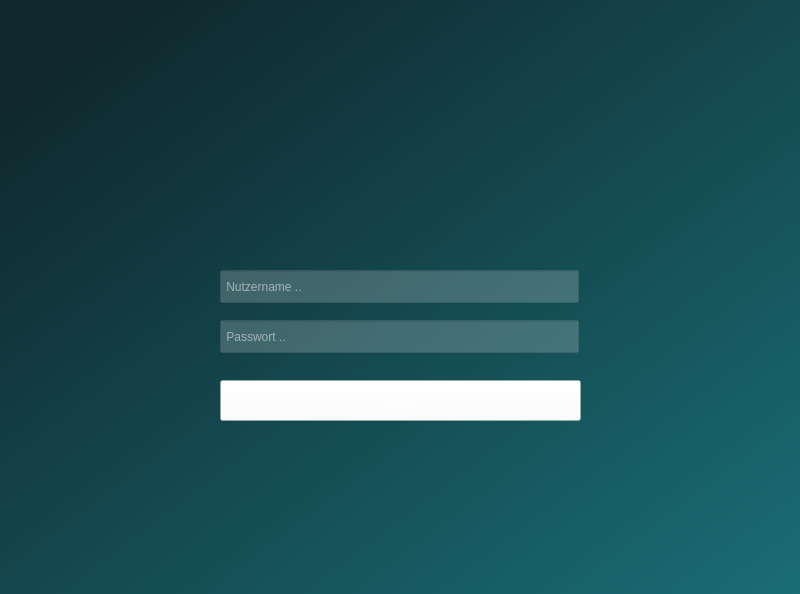
<?xml version="1.0" encoding="UTF-8"?>
<ui version="4.0">
 <class>MainWindow</class>
 <widget class="QMainWindow" name="MainWindow">
  <property name="geometry">
   <rect>
    <x>0</x>
    <y>0</y>
    <width>800</width>
    <height>594</height>
   </rect>
  </property>
  <property name="minimumSize">
   <size>
    <width>800</width>
    <height>594</height>
   </size>
  </property>
  <property name="maximumSize">
   <size>
    <width>800</width>
    <height>594</height>
   </size>
  </property>
  <property name="palette">
   <palette>
    <active>
     <colorrole role="WindowText">
      <brush brushstyle="SolidPattern">
       <color alpha="255">
        <red>0</red>
        <green>0</green>
        <blue>0</blue>
       </color>
      </brush>
     </colorrole>
     <colorrole role="Button">
      <brush brushstyle="LinearGradientPattern">
       <gradient startx="0.091090900000000" starty="0.108000000000000" endx="1.000000000000000" endy="1.000000000000000" type="LinearGradient" spread="PadSpread" coordinatemode="ObjectBoundingMode">
        <gradientstop position="0.000000000000000">
         <color alpha="255">
          <red>15</red>
          <green>41</green>
          <blue>46</blue>
         </color>
        </gradientstop>
        <gradientstop position="1.000000000000000">
         <color alpha="255">
          <red>26</red>
          <green>109</green>
          <blue>117</blue>
         </color>
        </gradientstop>
       </gradient>
      </brush>
     </colorrole>
     <colorrole role="Light">
      <brush brushstyle="SolidPattern">
       <color alpha="255">
        <red>21</red>
        <green>182</green>
        <blue>197</blue>
       </color>
      </brush>
     </colorrole>
     <colorrole role="Midlight">
      <brush brushstyle="SolidPattern">
       <color alpha="255">
        <red>17</red>
        <green>151</green>
        <blue>164</blue>
       </color>
      </brush>
     </colorrole>
     <colorrole role="Dark">
      <brush brushstyle="SolidPattern">
       <color alpha="255">
        <red>7</red>
        <green>60</green>
        <blue>65</blue>
       </color>
      </brush>
     </colorrole>
     <colorrole role="Mid">
      <brush brushstyle="SolidPattern">
       <color alpha="255">
        <red>9</red>
        <green>80</green>
        <blue>87</blue>
       </color>
      </brush>
     </colorrole>
     <colorrole role="Text">
      <brush brushstyle="SolidPattern">
       <color alpha="255">
        <red>0</red>
        <green>0</green>
        <blue>0</blue>
       </color>
      </brush>
     </colorrole>
     <colorrole role="BrightText">
      <brush brushstyle="SolidPattern">
       <color alpha="255">
        <red>255</red>
        <green>255</green>
        <blue>255</blue>
       </color>
      </brush>
     </colorrole>
     <colorrole role="ButtonText">
      <brush brushstyle="SolidPattern">
       <color alpha="255">
        <red>0</red>
        <green>0</green>
        <blue>0</blue>
       </color>
      </brush>
     </colorrole>
     <colorrole role="Base">
      <brush brushstyle="LinearGradientPattern">
       <gradient startx="0.091090900000000" starty="0.108000000000000" endx="1.000000000000000" endy="1.000000000000000" type="LinearGradient" spread="PadSpread" coordinatemode="ObjectBoundingMode">
        <gradientstop position="0.000000000000000">
         <color alpha="255">
          <red>15</red>
          <green>41</green>
          <blue>46</blue>
         </color>
        </gradientstop>
        <gradientstop position="1.000000000000000">
         <color alpha="255">
          <red>26</red>
          <green>109</green>
          <blue>117</blue>
         </color>
        </gradientstop>
       </gradient>
      </brush>
     </colorrole>
     <colorrole role="Window">
      <brush brushstyle="LinearGradientPattern">
       <gradient startx="0.091090900000000" starty="0.108000000000000" endx="1.000000000000000" endy="1.000000000000000" type="LinearGradient" spread="PadSpread" coordinatemode="ObjectBoundingMode">
        <gradientstop position="0.000000000000000">
         <color alpha="255">
          <red>15</red>
          <green>41</green>
          <blue>46</blue>
         </color>
        </gradientstop>
        <gradientstop position="1.000000000000000">
         <color alpha="255">
          <red>26</red>
          <green>109</green>
          <blue>117</blue>
         </color>
        </gradientstop>
       </gradient>
      </brush>
     </colorrole>
     <colorrole role="Shadow">
      <brush brushstyle="SolidPattern">
       <color alpha="255">
        <red>0</red>
        <green>0</green>
        <blue>0</blue>
       </color>
      </brush>
     </colorrole>
     <colorrole role="AlternateBase">
      <brush brushstyle="SolidPattern">
       <color alpha="255">
        <red>134</red>
        <green>188</green>
        <blue>193</blue>
       </color>
      </brush>
     </colorrole>
     <colorrole role="ToolTipBase">
      <brush brushstyle="SolidPattern">
       <color alpha="100">
        <red>0</red>
        <green>0</green>
        <blue>0</blue>
       </color>
      </brush>
     </colorrole>
     <colorrole role="ToolTipText">
      <brush brushstyle="SolidPattern">
       <color alpha="255">
        <red>0</red>
        <green>0</green>
        <blue>0</blue>
       </color>
      </brush>
     </colorrole>
     <colorrole role="PlaceholderText">
      <brush brushstyle="SolidPattern">
       <color alpha="128">
        <red>0</red>
        <green>0</green>
        <blue>0</blue>
       </color>
      </brush>
     </colorrole>
    </active>
    <inactive>
     <colorrole role="WindowText">
      <brush brushstyle="SolidPattern">
       <color alpha="255">
        <red>0</red>
        <green>0</green>
        <blue>0</blue>
       </color>
      </brush>
     </colorrole>
     <colorrole role="Button">
      <brush brushstyle="LinearGradientPattern">
       <gradient startx="0.091090900000000" starty="0.108000000000000" endx="1.000000000000000" endy="1.000000000000000" type="LinearGradient" spread="PadSpread" coordinatemode="ObjectBoundingMode">
        <gradientstop position="0.000000000000000">
         <color alpha="255">
          <red>15</red>
          <green>41</green>
          <blue>46</blue>
         </color>
        </gradientstop>
        <gradientstop position="1.000000000000000">
         <color alpha="255">
          <red>26</red>
          <green>109</green>
          <blue>117</blue>
         </color>
        </gradientstop>
       </gradient>
      </brush>
     </colorrole>
     <colorrole role="Light">
      <brush brushstyle="SolidPattern">
       <color alpha="255">
        <red>21</red>
        <green>182</green>
        <blue>197</blue>
       </color>
      </brush>
     </colorrole>
     <colorrole role="Midlight">
      <brush brushstyle="SolidPattern">
       <color alpha="255">
        <red>17</red>
        <green>151</green>
        <blue>164</blue>
       </color>
      </brush>
     </colorrole>
     <colorrole role="Dark">
      <brush brushstyle="SolidPattern">
       <color alpha="255">
        <red>7</red>
        <green>60</green>
        <blue>65</blue>
       </color>
      </brush>
     </colorrole>
     <colorrole role="Mid">
      <brush brushstyle="SolidPattern">
       <color alpha="255">
        <red>9</red>
        <green>80</green>
        <blue>87</blue>
       </color>
      </brush>
     </colorrole>
     <colorrole role="Text">
      <brush brushstyle="SolidPattern">
       <color alpha="255">
        <red>0</red>
        <green>0</green>
        <blue>0</blue>
       </color>
      </brush>
     </colorrole>
     <colorrole role="BrightText">
      <brush brushstyle="SolidPattern">
       <color alpha="255">
        <red>255</red>
        <green>255</green>
        <blue>255</blue>
       </color>
      </brush>
     </colorrole>
     <colorrole role="ButtonText">
      <brush brushstyle="SolidPattern">
       <color alpha="255">
        <red>0</red>
        <green>0</green>
        <blue>0</blue>
       </color>
      </brush>
     </colorrole>
     <colorrole role="Base">
      <brush brushstyle="LinearGradientPattern">
       <gradient startx="0.091090900000000" starty="0.108000000000000" endx="1.000000000000000" endy="1.000000000000000" type="LinearGradient" spread="PadSpread" coordinatemode="ObjectBoundingMode">
        <gradientstop position="0.000000000000000">
         <color alpha="255">
          <red>15</red>
          <green>41</green>
          <blue>46</blue>
         </color>
        </gradientstop>
        <gradientstop position="1.000000000000000">
         <color alpha="255">
          <red>26</red>
          <green>109</green>
          <blue>117</blue>
         </color>
        </gradientstop>
       </gradient>
      </brush>
     </colorrole>
     <colorrole role="Window">
      <brush brushstyle="LinearGradientPattern">
       <gradient startx="0.091090900000000" starty="0.108000000000000" endx="1.000000000000000" endy="1.000000000000000" type="LinearGradient" spread="PadSpread" coordinatemode="ObjectBoundingMode">
        <gradientstop position="0.000000000000000">
         <color alpha="255">
          <red>15</red>
          <green>41</green>
          <blue>46</blue>
         </color>
        </gradientstop>
        <gradientstop position="1.000000000000000">
         <color alpha="255">
          <red>26</red>
          <green>109</green>
          <blue>117</blue>
         </color>
        </gradientstop>
       </gradient>
      </brush>
     </colorrole>
     <colorrole role="Shadow">
      <brush brushstyle="SolidPattern">
       <color alpha="255">
        <red>0</red>
        <green>0</green>
        <blue>0</blue>
       </color>
      </brush>
     </colorrole>
     <colorrole role="AlternateBase">
      <brush brushstyle="SolidPattern">
       <color alpha="255">
        <red>134</red>
        <green>188</green>
        <blue>193</blue>
       </color>
      </brush>
     </colorrole>
     <colorrole role="ToolTipBase">
      <brush brushstyle="SolidPattern">
       <color alpha="100">
        <red>255</red>
        <green>255</green>
        <blue>220</blue>
       </color>
      </brush>
     </colorrole>
     <colorrole role="ToolTipText">
      <brush brushstyle="SolidPattern">
       <color alpha="255">
        <red>0</red>
        <green>0</green>
        <blue>0</blue>
       </color>
      </brush>
     </colorrole>
     <colorrole role="PlaceholderText">
      <brush brushstyle="SolidPattern">
       <color alpha="128">
        <red>0</red>
        <green>0</green>
        <blue>0</blue>
       </color>
      </brush>
     </colorrole>
    </inactive>
    <disabled>
     <colorrole role="WindowText">
      <brush brushstyle="SolidPattern">
       <color alpha="255">
        <red>7</red>
        <green>60</green>
        <blue>65</blue>
       </color>
      </brush>
     </colorrole>
     <colorrole role="Button">
      <brush brushstyle="LinearGradientPattern">
       <gradient startx="0.091090900000000" starty="0.108000000000000" endx="1.000000000000000" endy="1.000000000000000" type="LinearGradient" spread="PadSpread" coordinatemode="ObjectBoundingMode">
        <gradientstop position="0.000000000000000">
         <color alpha="255">
          <red>15</red>
          <green>41</green>
          <blue>46</blue>
         </color>
        </gradientstop>
        <gradientstop position="1.000000000000000">
         <color alpha="255">
          <red>26</red>
          <green>109</green>
          <blue>117</blue>
         </color>
        </gradientstop>
       </gradient>
      </brush>
     </colorrole>
     <colorrole role="Light">
      <brush brushstyle="SolidPattern">
       <color alpha="255">
        <red>21</red>
        <green>182</green>
        <blue>197</blue>
       </color>
      </brush>
     </colorrole>
     <colorrole role="Midlight">
      <brush brushstyle="SolidPattern">
       <color alpha="255">
        <red>17</red>
        <green>151</green>
        <blue>164</blue>
       </color>
      </brush>
     </colorrole>
     <colorrole role="Dark">
      <brush brushstyle="SolidPattern">
       <color alpha="255">
        <red>7</red>
        <green>60</green>
        <blue>65</blue>
       </color>
      </brush>
     </colorrole>
     <colorrole role="Mid">
      <brush brushstyle="SolidPattern">
       <color alpha="255">
        <red>9</red>
        <green>80</green>
        <blue>87</blue>
       </color>
      </brush>
     </colorrole>
     <colorrole role="Text">
      <brush brushstyle="SolidPattern">
       <color alpha="255">
        <red>7</red>
        <green>60</green>
        <blue>65</blue>
       </color>
      </brush>
     </colorrole>
     <colorrole role="BrightText">
      <brush brushstyle="SolidPattern">
       <color alpha="255">
        <red>255</red>
        <green>255</green>
        <blue>255</blue>
       </color>
      </brush>
     </colorrole>
     <colorrole role="ButtonText">
      <brush brushstyle="SolidPattern">
       <color alpha="255">
        <red>7</red>
        <green>60</green>
        <blue>65</blue>
       </color>
      </brush>
     </colorrole>
     <colorrole role="Base">
      <brush brushstyle="LinearGradientPattern">
       <gradient startx="0.091090900000000" starty="0.108000000000000" endx="1.000000000000000" endy="1.000000000000000" type="LinearGradient" spread="PadSpread" coordinatemode="ObjectBoundingMode">
        <gradientstop position="0.000000000000000">
         <color alpha="255">
          <red>15</red>
          <green>41</green>
          <blue>46</blue>
         </color>
        </gradientstop>
        <gradientstop position="1.000000000000000">
         <color alpha="255">
          <red>26</red>
          <green>109</green>
          <blue>117</blue>
         </color>
        </gradientstop>
       </gradient>
      </brush>
     </colorrole>
     <colorrole role="Window">
      <brush brushstyle="LinearGradientPattern">
       <gradient startx="0.091090900000000" starty="0.108000000000000" endx="1.000000000000000" endy="1.000000000000000" type="LinearGradient" spread="PadSpread" coordinatemode="ObjectBoundingMode">
        <gradientstop position="0.000000000000000">
         <color alpha="255">
          <red>15</red>
          <green>41</green>
          <blue>46</blue>
         </color>
        </gradientstop>
        <gradientstop position="1.000000000000000">
         <color alpha="255">
          <red>26</red>
          <green>109</green>
          <blue>117</blue>
         </color>
        </gradientstop>
       </gradient>
      </brush>
     </colorrole>
     <colorrole role="Shadow">
      <brush brushstyle="SolidPattern">
       <color alpha="255">
        <red>0</red>
        <green>0</green>
        <blue>0</blue>
       </color>
      </brush>
     </colorrole>
     <colorrole role="AlternateBase">
      <brush brushstyle="SolidPattern">
       <color alpha="255">
        <red>14</red>
        <green>121</green>
        <blue>131</blue>
       </color>
      </brush>
     </colorrole>
     <colorrole role="ToolTipBase">
      <brush brushstyle="SolidPattern">
       <color alpha="100">
        <red>255</red>
        <green>255</green>
        <blue>220</blue>
       </color>
      </brush>
     </colorrole>
     <colorrole role="ToolTipText">
      <brush brushstyle="SolidPattern">
       <color alpha="255">
        <red>0</red>
        <green>0</green>
        <blue>0</blue>
       </color>
      </brush>
     </colorrole>
     <colorrole role="PlaceholderText">
      <brush brushstyle="SolidPattern">
       <color alpha="128">
        <red>0</red>
        <green>0</green>
        <blue>0</blue>
       </color>
      </brush>
     </colorrole>
    </disabled>
   </palette>
  </property>
  <property name="font">
   <font>
    <family>Maven Pro</family>
    <pointsize>14</pointsize>
   </font>
  </property>
  <property name="windowTitle">
   <string>Zweirad Laden - Login</string>
  </property>
  <property name="windowIcon">
   <iconset theme="bike">
    <activeon>../bike.png</activeon>
   </iconset>
  </property>
  <property name="styleSheet">
   <string notr="true">background-color: qlineargradient(spread:pad, x1:0.0910909, y1:0.108, x2:1, y2:1, stop:0 rgba(15, 41, 46, 255), stop:1 rgba(26, 109, 117, 255));</string>
  </property>
  <widget class="QWidget" name="centralwidget">
   <widget class="QLabel" name="logo_login">
    <property name="geometry">
     <rect>
      <x>260</x>
      <y>60</y>
      <width>251</width>
      <height>191</height>
     </rect>
    </property>
    <property name="styleSheet">
     <string notr="true">background-color: rgba(255, 255, 255, 0);</string>
    </property>
    <property name="text">
     <string/>
    </property>
    <property name="pixmap">
     <pixmap>bike.png</pixmap>
    </property>
    <property name="scaledContents">
     <bool>true</bool>
    </property>
   </widget>
   <widget class="QPushButton" name="button_login">
    <property name="geometry">
     <rect>
      <x>220</x>
      <y>380</y>
      <width>361</width>
      <height>41</height>
     </rect>
    </property>
    <property name="cursor">
     <cursorShape>PointingHandCursor</cursorShape>
    </property>
    <property name="focusPolicy">
     <enum>Qt::ClickFocus</enum>
    </property>
    <property name="acceptDrops">
     <bool>false</bool>
    </property>
    <property name="toolTip">
     <string>Enter</string>
    </property>
    <property name="autoFillBackground">
     <bool>true</bool>
    </property>
    <property name="styleSheet">
     <string notr="true">background-color: rgba(255, 255, 255, 50);
alternate-background-color: rgba(0, 0, 0, 50);
font: 57 16pt &quot;Maven Pro Medium&quot;;
color: rgb(255, 255, 255);</string>
    </property>
    <property name="text">
     <string>Login</string>
    </property>
    <property name="shortcut">
     <string>Return</string>
    </property>
   </widget>
   <widget class="QLineEdit" name="input_login_username">
    <property name="geometry">
     <rect>
      <x>220</x>
      <y>270</y>
      <width>359</width>
      <height>33</height>
     </rect>
    </property>
    <property name="styleSheet">
     <string notr="true">background-color: rgba(255, 255, 255, 50);
font: 57 16pt &quot;Maven Pro Medium&quot;;
color: rgb(255, 255, 255);</string>
    </property>
    <property name="placeholderText">
     <string> Nutzername ..</string>
    </property>
   </widget>
   <widget class="QLineEdit" name="input_login_password">
    <property name="geometry">
     <rect>
      <x>220</x>
      <y>320</y>
      <width>359</width>
      <height>33</height>
     </rect>
    </property>
    <property name="styleSheet">
     <string notr="true">background-color: rgba(255, 255, 255, 50);
font: 57 16pt &quot;Maven Pro Medium&quot;;
color: rgb(255, 255, 255);</string>
    </property>
    <property name="echoMode">
     <enum>QLineEdit::Password</enum>
    </property>
    <property name="placeholderText">
     <string> Passwort ..</string>
    </property>
   </widget>
  </widget>
 </widget>
 <resources/>
 <connections/>
</ui>
